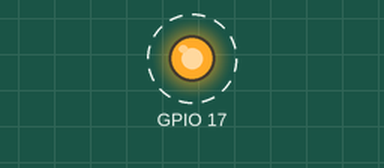
Simulated run of this program. Board: Raspberry Pi (BCM pin numbers). Shown: output pins drawn as LEDs (lit = HIGH). Dashed ring = blinking.

Above: at 0.2 s.
Timing chart, 0 to 3.0 s (numbered marks = the images above):
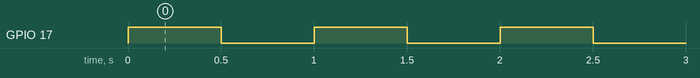

The program:

blinking_led.py
```python
import RPi.GPIO as GPIO
import time as time

GPIO.setwarnings(False)
GPIO.setmode(GPIO.BCM)
GPIO.setup(17,GPIO.OUT)


def blink_led():
     while (True):
       GPIO.output(17,True)
       time.sleep(0.5)
       GPIO.output(17,False)
       time.sleep(0.5)


blink_led()
```

Measured:
- by itself, GPIO 17: alternates HIGH for 0.50 s and LOW for 0.50 s
